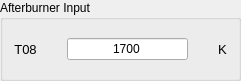
    <widget class="QGroupBox" name="groupBox_5">
     <property name="geometry">
      <rect>
       <x>370</x>
       <y>320</y>
       <width>241</width>
       <height>81</height>
      </rect>
     </property>
     <property name="title">
      <string>Afterburner Input</string>
     </property>
     <layout class="QGridLayout" name="gridLayout_8">
      <property name="horizontalSpacing">
       <number>30</number>
      </property>
      <item row="0" column="2">
       <widget class="QLabel" name="label_46">
        <property name="font">
         <font>
          <pointsize>10</pointsize>
         </font>
        </property>
        <property name="text">
         <string>K</string>
        </property>
        <property name="alignment">
         <set>Qt::AlignCenter</set>
        </property>
       </widget>
      </item>
      <item row="0" column="1">
       <widget class="QLineEdit" name="lineEdit_25">
        <property name="enabled">
         <bool>true</bool>
        </property>
        <property name="text">
         <string>1700</string>
        </property>
        <property name="alignment">
         <set>Qt::AlignCenter</set>
        </property>
       </widget>
      </item>
      <item row="0" column="0">
       <widget class="QLabel" name="label_45">
        <property name="font">
         <font>
          <pointsize>10</pointsize>
         </font>
        </property>
        <property name="text">
         <string>T08</string>
        </property>
        <property name="alignment">
         <set>Qt::AlignCenter</set>
        </property>
       </widget>
      </item>
     </layout>
    </widget>
